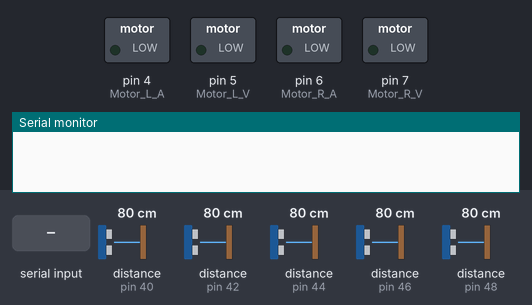
Recording of a sketch running on a simulated Arduino Mega 2560, built with avr-gcc and run on an emulated ATmega2560. Shown: switched loads named in the sketch (green lamp = pin HIGH), the last lines printed to the serial monitor. Dashed ring = blinking. The inputs (shaded band) are chosen by the test bench; at power-on: distance to the obstacle (sensors on pin 42, pin 44, pin 40, pin 46, pin 48) 80 cm.

Above: at 6.2 s.
6.3 s: "8" received over the second serial link
At 7.2 s:
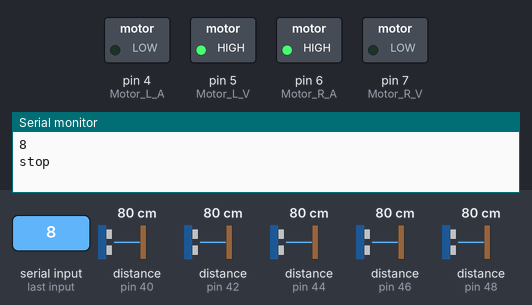
9.3 s: distance to the obstacle (sensor on pin 42) set to 18 cm
At 9.9 s:
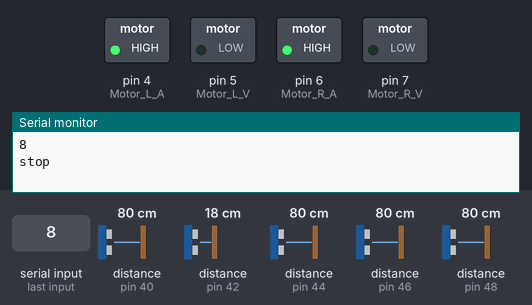
12.3 s: distance to the obstacle (sensor on pin 44) set to 23 cm
15.3 s: distance to the obstacle (sensor on pin 44) set to 19 cm
At 16.7 s:
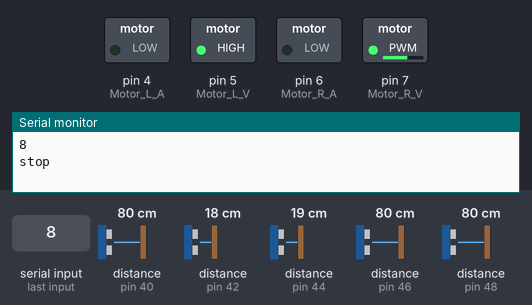
17.8 s: distance to the obstacle (sensor on pin 42) set to 14 cm
At 18.97 s:
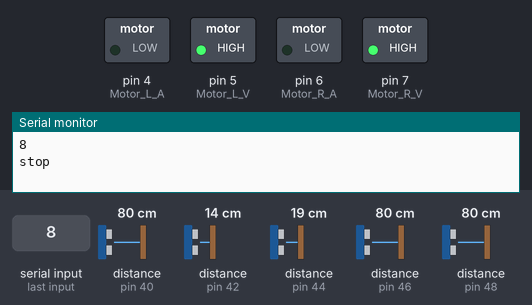
Timing chart, 0 to 24.8 s (numbered marks = the images above; inputs shaded):
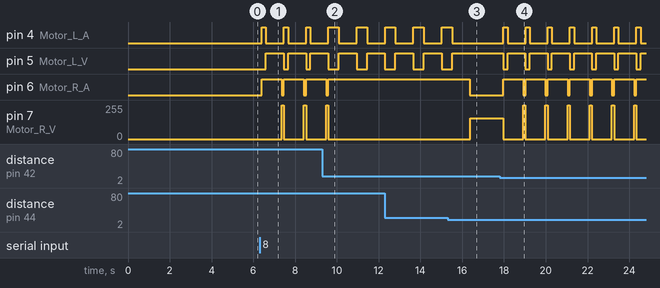

Measured:
- the behaviour switches between 21 and 20 cm on distance to the obstacle (sensor on pin 44) (found by bisection; images 2 and 3)
- the behaviour switches between 16 and 15 cm on distance to the obstacle (sensor on pin 42) (found by bisection; images 3 and 4)
- after the input at 6.3 s, pin 4 (Motor_L_A): alternates HIGH for 0.20 s and LOW for 0.86 s, starting after 0.11 s; pin 5 (Motor_L_V): alternates HIGH for 0.86 s and LOW for 0.21 s, starting after 0.31 s
- after the input at 9.3 s, pin 4 (Motor_L_A): HIGH → LOW after 0.79 s, → HIGH 0.86 s later, → LOW 0.50 s later; pin 5 (Motor_L_V): LOW → HIGH after 0.79 s, → LOW 0.85 s later, → HIGH 0.51 s later; pin 6 (Motor_R_A): goes on until 9.6 s, then stays HIGH; pin 7 (Motor_R_V): goes on until 9.6 s, then stays 0/255
- after the input at 15.3 s, pin 4 (Motor_L_A): goes on until 15.5 s, then stays LOW; pin 5 (Motor_L_V): goes on until 15.5 s, then stays HIGH; pin 6 (Motor_R_A): HIGH → LOW after 1.1 s; pin 7 (Motor_R_V): 0/255 → 155/255 after 1.1 s
- after the input at 17.8 s, pin 4 (Motor_L_A): alternates HIGH for 0.20 s and LOW for 0.86 s, starting after 0.17 s; pin 5 (Motor_L_V): alternates HIGH for 0.86 s and LOW for 0.21 s, starting after 0.17 s

The sketch:

Robot.ino
```cpp
/*
 Name:		Robot.ino
 Created:	3/9/2016 9:51:47 AM
 Author:	Rival
*/

// the setup function runs once when you press reset or power the board
#include "Rijden.h"
#include <SoftwareSerial\SoftwareSerial.h>

//variables
Rijden robot;
SoftwareSerial bluetooth(10, 11);

//enums
enum Mode{Auto,Manueel};

//sensors
#include <NewPing.h> //externe librarie voor ultrasone sensors
NewPing Sensor_LV(41, 40, 20), Sensor_RV(45, 44, 20), Sensor_C(43, 42, 20), Sensor_LS(47, 46, 20), Sensor_RS(49, 48, 20);
int dist_left, dist_right, dist_center, dist_LeftSide, dist_RightSide;

//command variables
int command_part1;
int command_part2;
int command_part3;
char communicationCommand;

//inplementation of enum
Mode mode;

void setup() {
	robot = Rijden();	//gebruik van eigen libarie voor het aansturen van de motoren.
	delay(5000);
	mode = Manueel;		//initialiseer in auto mode
	Serial.begin(9600);
	bluetooth.begin(9600);
}

// the loop function runs over and over again until power down or reset
void loop() {
		if (bluetooth.available() > 0) //bluetoothdata beschikbaar
		{
			/*command_part1 = bluetooth.parseInt();
			command_part2 = bluetooth.parseInt();
			command_part3 = bluetooth.parseInt();*/
			communicationCommand = bluetooth.read();
			Serial.println(communicationCommand);

			//todo: millis();
		}
		else
		{
			communicationCommand = '-999';
			command_part1 = -999;
			command_part2 = -999;
			command_part3 = -999;
		}


	if (mode == Manueel) //voer de juiste code uit voor de mode waarin de robot zich nu bevind.
	{
		CommunicationMode();
	}
	else if (mode == Auto)
	{
		if (communicationCommand == ('8') ) //switch naar manueel mode bij ontvangen van deze code.
		{
			mode = Manueel;
			robot.stop();
			bluetooth.println("Switching to ManualMode");
		}
		AIMODE_v7();
	}
}

void getDistance() { //meet de afstand meermaals en bereken het gemiddelde voor accuratie

	dist_center = Sensor_C.ping_cm(); //meeting per sensor
	delay(5); //voldoende tijd zodat er geen interferrentie is van de vorige meting.
	dist_left = Sensor_LV.ping_cm();
	delay(5);
	dist_right = Sensor_RV.ping_cm();
	delay(5);
	dist_LeftSide = Sensor_LS.ping_cm();
	delay(5);
	dist_RightSide = Sensor_RS.ping_cm();
	delay(5);
	for (size_t i = 0; i < 2; i++)
	{
		//loop metingen
		dist_center += Sensor_C.ping_cm();
		delay(5);
		dist_left += Sensor_LV.ping_cm();
		delay(5);
		dist_right += Sensor_RV.ping_cm();
		delay(5);
		dist_LeftSide += Sensor_LS.ping_cm();
		delay(5);
		dist_RightSide += Sensor_RS.ping_cm();

		//berekening gemiddelde onafhankelijk lengte loop.
		dist_center = dist_center / 2;
		dist_left = dist_left / 2;
		dist_right = dist_right / 2;
		dist_LeftSide = dist_LeftSide / 2;
		dist_RightSide = dist_RightSide / 2;
		delay(5);
	}


}

void ManualMode() { //manuele code zie voor uitleg code serial command lijst (is uitgeschakeld voor communicatie)
	if (command_part1 != -999 && command_part2 != -999)
	{
		bluetooth.println("New Command Received:");
		switch (command_part1)
		{
		case -1:
			mode = Auto;
			robot.stop();
			bluetooth.println("Switching to AiMode");
			break;

		case 0:
			robot.stop();
			bluetooth.println("Stop");
			break;
		case 1:
			robot.vooruit(command_part2);
			bluetooth.println("Forwards with speed " + command_part2);
			break;
		case 2:
			robot.achteruit(command_part2);
			bluetooth.println("Backwards with speed " + command_part2);
			break;
		case 3:
			robot.links(command_part2, command_part3);
			bluetooth.println("Left with speed " + command_part2);
			bluetooth.println("and sharpness " + command_part3);
			break;
		case 4:
			robot.rechts(command_part2, command_part3);
			bluetooth.println("Right with speed " + command_part2);
			bluetooth.println("and sharpness " + command_part3);
			break;
		case 5:
			robot.links_eigenas(command_part2);
			bluetooth.println("Left rotate with speed " + command_part2);
			break;
		case 6:
			robot.rechts_eigenas(command_part2);
			bluetooth.println("Right rotate with speed " + command_part2);
			break;
		default:
			robot.stop();
			bluetooth.println("Unknown --> Stop");
			break;
		}
	}
	delay(500);
	getDistance();
	if (dist_center < 2 || dist_left < 2 || dist_right <2) //komt iets te dicht. stop
	{
		robot.stop();
		bluetooth.println("object in way --> STOP");
	}
}

void CommunicationMode() { //deze modus vervangt manueel coor de communicatie mogelijk te maken tussen arduino's
	switch (communicationCommand)
	{
	case '8': //mode switching
		mode = Auto;

	case '0': //stoppen
		robot.stop();
		Serial.println("stop");
		break;
	case '1': //voooruit
		robot.vooruit(200);
		Serial.println("Vooruit");
		break;
	case '2': //links (schuin)
		robot.links(200, 200);
		break;
	case '3': //links eigenas
		robot.links_eigenas(200);
		break;
	case '4': //rechts (schuin)
		robot.rechts(200, 200);
		break;
	case '5': //rechts eigenas
		robot.rechts_eigenas(200);
		break;
	case '6': //achteruit
		robot.achteruit(200);
		break;

	default: //ongekend doe niets
		break;
	}
}

void AIMODE_v7() { //automatische code (7de itteratie)
	getDistance(); //krijg nieuwe metingen sensoren

	int maat1 = 15; //verste rekening mee te houden afstand in ai
	int maat2 = 10; //matige rekening mee te houden afstand in ai
	int maat3 = 5;	//korste rekening mee te houden afstand in ai

	if (dist_center > maat1 && dist_left > maat1 && dist_right > maat1  && dist_LeftSide > maat1 && dist_RightSide > maat1) //ziet niks
	{
		robot.vooruit(255);
	}
	else {
		if (dist_center > maat1) //ziet niets vooraan op een afstand van maat1
		{
			if (dist_left < maat1 && dist_right > maat1 && dist_LeftSide > maat1 && dist_RightSide > maat1) //links vooraan
			{
				robot.rechts(255,255);
			}
			else if (dist_left > maat1 && dist_right < maat1 && dist_LeftSide > maat1 && dist_RightSide > maat1) //rechts vooraan
			{
				robot.links(255, 255);
			}
			else if (dist_left > maat1 && dist_right > maat1 && dist_LeftSide < maat1 && dist_RightSide > maat1) //linker zijkant
			{
				int scherpte = (maat1 - dist_LeftSide) * 255; // afhankelijk van de afstand gemeten scherpte aanpassen
				robot.rechts(255, scherpte);
			}
			else if (dist_left > maat1 && dist_right > maat1 && dist_LeftSide > maat1 && dist_RightSide < maat1) //rechter zijkant
			{
				int scherpte = (maat1 - dist_RightSide) * 255; // afhankelijk van de afstand gemeten scherpte aanpassen
				robot.links(255, scherpte);
			}
			else if (dist_left < maat1 && dist_right < maat1 && dist_LeftSide > maat1 && dist_RightSide > maat1) //links & rechts op een afstand van maat1 = nog genoeg plaats (probeer ertussen te rijden)
			{
				if (dist_left > dist_right) //welke kant heeft het meeste ruiumte
				{
					robot.links(255, 100);
				}
				else
				{
					robot.rechts(255, 100);
				}
			}
			else if (dist_left > maat1 && dist_right > maat1 && dist_LeftSide < maat1 && dist_RightSide < maat1) // linker en rechter zijkant iets in de weg op maat 1 = zeker genoeg ruimte om voort te rijden
			{
				robot.vooruit(200); //rijd voor uit

				if (dist_LeftSide < maat3 || dist_RightSide < maat3) // als afstand kort wordt aan 1 zijde en andere niet probeer centraal te positioneren
				{
					if (dist_LeftSide > dist_RightSide) //welke kant heeft het meeste ruiumte
					{
						robot.links(255, 100);
					}
					else
					{
						robot.rechts(255, 100);
					}
				}

			}
			else if(dist_left < maat1 && dist_right > maat1 && dist_LeftSide < maat1 && dist_RightSide < maat1)
			{
				robot.rechts(255, 100);
			}
			else if (dist_left > maat1 && dist_right < maat1 && dist_LeftSide < maat1 && dist_RightSide < maat1)
			{
				robot.links(255, 100);
			}
			else if (dist_left < maat3 && dist_right < maat3 && dist_LeftSide < maat3 && dist_RightSide < maat3) // ruinte te nouw rijd achteruit en keer 180° om
			{
				robot.achteruit(255);
				delay(500);
				robot.rechts_eigenas(255);
				delay(750);
				//robot.stop();
			}
		}
		else // object zichtbaar voorste sensor
		{
			if (dist_left > maat1 && dist_right > maat1 && dist_LeftSide > maat1 && dist_RightSide > maat1) { //enkel vooruit ontwijk object
				if (dist_left > dist_right) //meeste ruimte om te ontwijken?
				{
					robot.links(255, 255);
					/*
					robot.achteruit(255);
					delay(500);
					robot.links_eigenas(255);
					delay(500);
					robot.vooruit(255);
					delay(1000);
					robot.rechts_eigenas(255);
					delay(500);
					robot.vooruit(255);*/
				}
				else
				{
					robot.rechts(255,255);
					/*
					robot.achteruit(255);
					delay(500);
					robot.rechts_eigenas(255);
					delay(500);
					robot.vooruit(255);
					delay(1000);
					robot.links_eigenas(255);
					delay(500);
					robot.vooruit(255);*/
				}
			}
			else if ((dist_left < maat1 || dist_LeftSide < maat2) && dist_right > maat1 && dist_RightSide > maat3) //object langs links en vooraan naar rechts gaan.
			{
				robot.rechts_eigenas(255);
				delay(100);

				//robot.stop();
			}
			else if ((dist_right < maat1 || dist_RightSide < maat2) && dist_left > maat1 && dist_LeftSide > maat3) //object langs rechts en vooraan naar links gaan.
			{
				robot.links_eigenas(255);
				delay(100);
			}
			else //geen ander uitweg? rijd achteruit en keer om.
			{
				robot.achteruit(255);
				delay(200);
				robot.rechts_eigenas(255);
				delay(750);
				robot.vooruit(255);
			}
		}
	}
}
```

HansBoyd.ino
```cpp
void flauwe_bocht_rechts() {
	robot.rechts(255, 255);
}

void flauwe_bocht_links() {
	robot.links(255, 255);
}
void AIMODE_v5_Backup() {
	getDistance();
	bool objLeft = dist_left < 10;
	bool objRight = dist_right < 10;
	bool objCent = dist_center < 10;
	bool objLeftSide = dist_LeftSide < 10;
	bool objRightSide = dist_RightSide < 10;

	if (objLeft && objCent && objRight && objLeftSide && objRightSide) //1
	{
		robot.achteruit(255);
		delay(500);
		robot.rechts_eigenas(255);
		delay(1000);
	}
	else if (objLeftSide && objLeft && objCent && objRight && !objRightSide) //2
	{
		robot.achteruit(255);
		delay(500);
		flauwe_bocht_rechts();
	}
	else if (objLeftSide && objLeft && objCent && !objRight && objRightSide) //3
	{
		//niet mogelijk
	}
	else if (objLeftSide && objLeft && objCent && !objRight && !objRightSide) //4
	{
		flauwe_bocht_rechts();
	}
	else if (objLeftSide && objLeft && !objCent && objRight && objRightSide) //5
	{
		/*robot.achteruit(255);
		delay(1000);
		robot.rechts_eigenas(255);
		delay(1000);*/
	}
	else if (objLeftSide && objLeft && !objCent && objRight && !objRightSide) //6
	{
		/*robot.achteruit(255);
		delay(1000);
		robot.rechts_eigenas(255);
		delay(500);*/
	}
	else if (objLeftSide && objLeft && !objCent && !objRight && objRightSide) //7
	{
		robot.rechts(255, 255);
	}
	else if (objLeftSide && objLeft && !objCent && !objRight && !objRightSide) //8
	{
		robot.rechts(255, 255);
	}
	else if (objLeftSide && !objLeft && objCent && objRight && objRightSide) //9
	{
		//niet mogelijk
	}
	else if (objLeftSide && !objLeft && objCent && objRight && !objRightSide) //10
	{
		//niet mogelijk
	}
	else if (objLeftSide && !objLeft && objCent && !objRight && objRightSide) //11
	{
		//speciaal
		robot.stop();
	}
	else if (objLeftSide && !objLeft && objCent && !objRight && !objRightSide) //12
	{
		robot.achteruit(255);
		delay(300);
		flauwe_bocht_rechts();
	}
	else if (objLeftSide && !objLeft && !objCent && objRight && objRightSide) //13
	{
		flauwe_bocht_links();
	}
	else if (objLeftSide && !objLeft && !objCent && objRight && !objRightSide) //14
	{
		//Bestaat niet
	}
	else if (objLeftSide && !objLeft && !objCent && !objRight && objRightSide) //15
	{
		//afstand links en rechts meten, bepalen welke kant bijsturen
		if (dist_LeftSide > dist_RightSide)
		{
			robot.links(255, 200);
		}
		else if (dist_RightSide > dist_LeftSide)
		{
			robot.rechts(255, 200);
		}
	}
	else if (objLeftSide && !objLeft && !objCent && !objRight && !objRightSide) //16
	{
		//meting afstand links
			robot.rechts(255, 255);

	}
	else if (!objLeftSide && objLeft && objCent && objRight && objRightSide) //17
	{
		robot.achteruit(255);
		delay(500);
		robot.links_eigenas(255);
		delay(500);
	}
	else if (!objLeftSide && objLeft && objCent && objRight && !objRightSide) //18
	{
		if (dist_left > dist_right)
		{
			robot.achteruit(255);
			delay(750);
			flauwe_bocht_links();
		}
		else if (dist_left < dist_right)
		{
			robot.achteruit(255);
			delay(750);
			flauwe_bocht_rechts();
		}
		else if (dist_left == dist_right && dist_LeftSide > dist_RightSide)
		{
			robot.achteruit(255);
			delay(750);
			robot.links(255, 185);
		}
		else if (dist_left == dist_right && dist_LeftSide < dist_RightSide)
		{
			robot.achteruit(255);
			delay(1000);
			robot.rechts(255, 185);
		}
	}
	else if (!objLeftSide && objLeft && objCent && !objRight && objRightSide) //19
	{
		//niet mogelijk
	}
	else if (!objLeftSide && objLeft && objCent && !objRight && !objRightSide) //20
	{
		robot.achteruit(255);
		delay(500);
		flauwe_bocht_rechts();
	}
	else if (!objLeftSide && objLeft && !objCent && objRight && objRightSide) //21
	{
		if ((dist_left && dist_right) > 10)
		{
			robot.vooruit(255);
		}
		else {
			robot.achteruit(255);
			delay(500);
			robot.links_eigenas(255);
		}
	}
	else if (!objLeftSide && objLeft && !objCent && objRight && !objRightSide) //22
	{
		//
	}
	else if (!objLeftSide && objLeft && !objCent && !objRight && objRightSide) //23
	{
		// niet mogelijk
	}
	else if (!objLeftSide && objLeft && !objCent && !objRight && !objRightSide) //24
	{
		flauwe_bocht_rechts();
	}
	else if (!objLeftSide && !objLeft && objCent && objRight && objRightSide) //25
	{
		robot.links_eigenas(255);
		delay(500);
	}
	else if (!objLeftSide && !objLeft && objCent && objRight && !objRightSide) //26
	{
		robot.links_eigenas(255);
		delay(500);
	}
	else if (!objLeftSide && !objLeft && objCent && !objRight && objRightSide) //27
	{
		robot.achteruit(255);
		delay(500);
		flauwe_bocht_links();
	}
	else if (!objLeftSide && !objLeft && objCent && !objRight && !objRightSide) //28
	{
		if (dist_left > dist_right)
		{
			robot.achteruit(255);
			delay(500);
			flauwe_bocht_links();
		}
		else
		{
			robot.achteruit(255);
			delay(500);
			flauwe_bocht_rechts();
		}
	}
	else if (!objLeftSide && !objLeft && !objCent && objRight && objRightSide) //29
	{
		flauwe_bocht_links();
	}
	else if (!objLeftSide && !objLeft && !objCent && objRight && !objRightSide) //30
	{
		flauwe_bocht_links();
	}
	else if (!objLeftSide && !objLeft && !objCent && !objRight && objRightSide) //31
	{
			flauwe_bocht_links();
	}
	else if (!objLeftSide && !objLeft && !objCent && !objRight && objRightSide) //32
	{
		robot.vooruit(255);
	}
	//robot.vooruit(255); // altijd vooruit als case is doorlopen en niet stop is
}
```

Rijden.cpp
```cpp
//
//
//

#include "Rijden.h"

void Rijden::stop() {
	//alle pinnen false = stop. ander optie is alle pinnen 1 =stop. (is elektrisch beveiligd in shield)
	digitalWrite(Motor_L_V, false);
	digitalWrite(Motor_L_A, false);
	digitalWrite(Motor_R_V, false);
	digitalWrite(Motor_R_A, false);
}

void Rijden::vooruit(int snelheid) {
	//pinnen voor achteruitrijden uit zetten
	digitalWrite(Motor_L_A, false);
	digitalWrite(Motor_R_A, false);
	//snelheid begrenzen voor pwm
	if (snelheid > 255)
	{
		snelheid = 255;
	}
	else if (snelheid < Rijden::minspeed )
	{
		snelheid = Rijden::minspeed;
	}
	//kleine delay voor weg werken mogelijke elektrische lading overgebleven in de motoren.
	delay(5);
	analogWrite(Motor_L_V, snelheid);
	analogWrite(Motor_R_V, snelheid);
}

void Rijden::achteruit(int snelheid ) {
	//zelfde als vooruit.
	digitalWrite(Motor_L_V, false);
	digitalWrite(Motor_R_V, false);
	if (snelheid > 255)
	{
		snelheid = 255;
	}
	else if (snelheid < Rijden::minspeed)
	{
		snelheid = Rijden::minspeed;
	}
	delay(5);
	analogWrite(Motor_L_A, snelheid);
	analogWrite(Motor_R_A, snelheid);
}

void Rijden::links(int snelheid, int scherpte) {
	digitalWrite(Motor_L_A, false);
	digitalWrite(Motor_R_A, false);
	if (snelheid > 255)
	{
		snelheid = 255;
	}
	else if (snelheid < Rijden::minspeed)
	{
		snelheid = Rijden::minspeed;
	}
	//scherpte begrenzen zodat bocht gegarandeerd is. onafhankelijk van de snelheid.
	if (scherpte > snelheid)
	{
		scherpte = snelheid;
	}
	else if (scherpte < 50) {
		scherpte = 50;
	}

	delay(5);

	analogWrite(Motor_L_V, snelheid -scherpte );
	analogWrite(Motor_R_V, snelheid);
}

void Rijden::rechts(int snelheid, int scherpte) {
	digitalWrite(Motor_L_A, false);
	digitalWrite(Motor_R_A, false);
	if (snelheid > 255)
	{
		snelheid = 255;
	}
	else if (snelheid < Rijden::minspeed)
	{
		snelheid = Rijden::minspeed;
	}
	if (scherpte > snelheid)
	{
		scherpte = snelheid;
	}
	else if (scherpte < 50) {
		scherpte = 50;
	}

	delay(5);

	analogWrite(Motor_R_V, snelheid - scherpte);
	analogWrite(Motor_L_V, snelheid);
}

void Rijden::links_achter(int snelheid, int scherpte) {
	digitalWrite(Motor_L_V, false);
	digitalWrite(Motor_R_V, false);
	if (snelheid > 255)
	{
		snelheid = 255;
	}
	else if (snelheid < Rijden::minspeed)
	{
		snelheid = Rijden::minspeed;
	}
	if (scherpte > snelheid)
	{
		scherpte = snelheid;
	}
	else if (scherpte < 50) {
		scherpte = 50;
	}

	delay(5);

	analogWrite(Motor_L_A, snelheid - scherpte);
	analogWrite(Motor_R_A, snelheid);
}

void Rijden::rechts_achter(int snelheid, int scherpte) {
	digitalWrite(Motor_L_V, false);
	digitalWrite(Motor_R_V, false);
	if (snelheid > 255)
	{
		snelheid = 255;
	}
	else if (snelheid < Rijden::minspeed)
	{
		snelheid = Rijden::minspeed;
	}
	if (scherpte > snelheid)
	{
		scherpte = snelheid;
	}
	else if (scherpte < 50) {
		scherpte = 50;
	}

	delay(5);

	analogWrite(Motor_R_A, snelheid - scherpte);
	analogWrite(Motor_L_A, snelheid);
}

void Rijden::links_eigenas(int snelheid) {
	digitalWrite(Motor_L_V, false);
	digitalWrite(Motor_R_A, false);
	if (snelheid > 255)
	{
		snelheid = 255;
	}
	else if (snelheid < Rijden::minspeed)
	{
		snelheid = Rijden::minspeed;
	}
	analogWrite(Motor_L_A, snelheid);
	analogWrite(Motor_R_V, snelheid);
}

void Rijden::rechts_eigenas(int snelheid) {
	digitalWrite(Motor_L_A, false);
	digitalWrite(Motor_R_V, false);
	if (snelheid > 255)
	{
		snelheid = 255;
	}
	else if (snelheid < Rijden::minspeed)
	{
		snelheid = Rijden::minspeed;
	}
	analogWrite(Motor_L_V, snelheid);
	analogWrite(Motor_R_A, snelheid);
}
```

Source omitted: Rijden.h (701 bytes)
